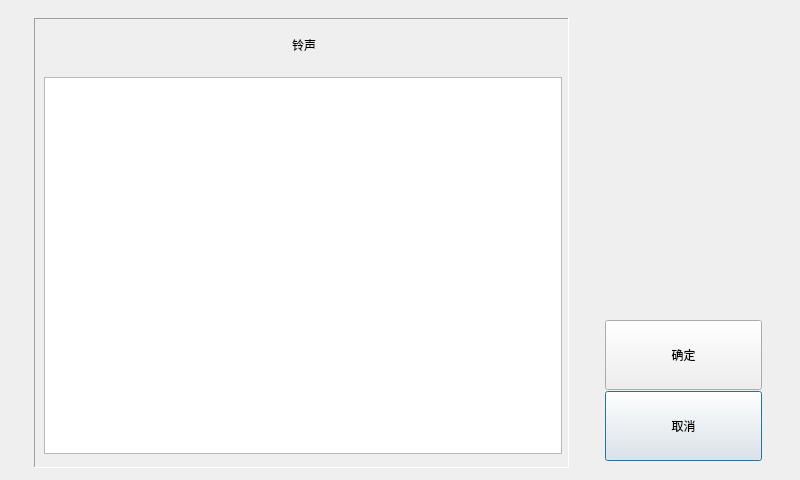
<?xml version="1.0" encoding="UTF-8"?>
<ui version="4.0">
 <class>RingFileSetDialog</class>
 <widget class="QDialog" name="RingFileSetDialog">
  <property name="geometry">
   <rect>
    <x>0</x>
    <y>0</y>
    <width>800</width>
    <height>480</height>
   </rect>
  </property>
  <property name="windowTitle">
   <string>Dialog</string>
  </property>
  <widget class="CommonPushButton" name="pushButtonRingFileSetCancel">
   <property name="geometry">
    <rect>
     <x>605</x>
     <y>391</y>
     <width>157</width>
     <height>70</height>
    </rect>
   </property>
   <property name="text">
    <string>取消</string>
   </property>
  </widget>
  <widget class="CommonPushButton" name="pushButtonRingFileSetSave">
   <property name="geometry">
    <rect>
     <x>605</x>
     <y>320</y>
     <width>157</width>
     <height>70</height>
    </rect>
   </property>
   <property name="text">
    <string>确定</string>
   </property>
  </widget>
  <widget class="QFrame" name="framePanel">
   <property name="geometry">
    <rect>
     <x>34</x>
     <y>18</y>
     <width>535</width>
     <height>450</height>
    </rect>
   </property>
   <property name="frameShape">
    <enum>QFrame::Panel</enum>
   </property>
   <property name="frameShadow">
    <enum>QFrame::Sunken</enum>
   </property>
  </widget>
  <widget class="QTableView" name="tableViewRingFile">
   <property name="geometry">
    <rect>
     <x>44</x>
     <y>77</y>
     <width>518</width>
     <height>377</height>
    </rect>
   </property>
   <property name="focusPolicy">
    <enum>Qt::NoFocus</enum>
   </property>
   <property name="horizontalScrollBarPolicy">
    <enum>Qt::ScrollBarAlwaysOff</enum>
   </property>
  </widget>
  <widget class="QLabel" name="label_title">
   <property name="geometry">
    <rect>
     <x>49</x>
     <y>20</y>
     <width>510</width>
     <height>50</height>
    </rect>
   </property>
   <property name="styleSheet">
    <string notr="true"/>
   </property>
   <property name="text">
    <string>铃声</string>
   </property>
   <property name="alignment">
    <set>Qt::AlignCenter</set>
   </property>
  </widget>
 </widget>
 <customwidgets>
  <customwidget>
   <class>CommonPushButton</class>
   <extends>QPushButton</extends>
   <header>commonpushbutton.h</header>
  </customwidget>
 </customwidgets>
 <tabstops>
  <tabstop>pushButtonRingFileSetSave</tabstop>
  <tabstop>pushButtonRingFileSetCancel</tabstop>
 </tabstops>
 <resources/>
 <connections/>
</ui>
